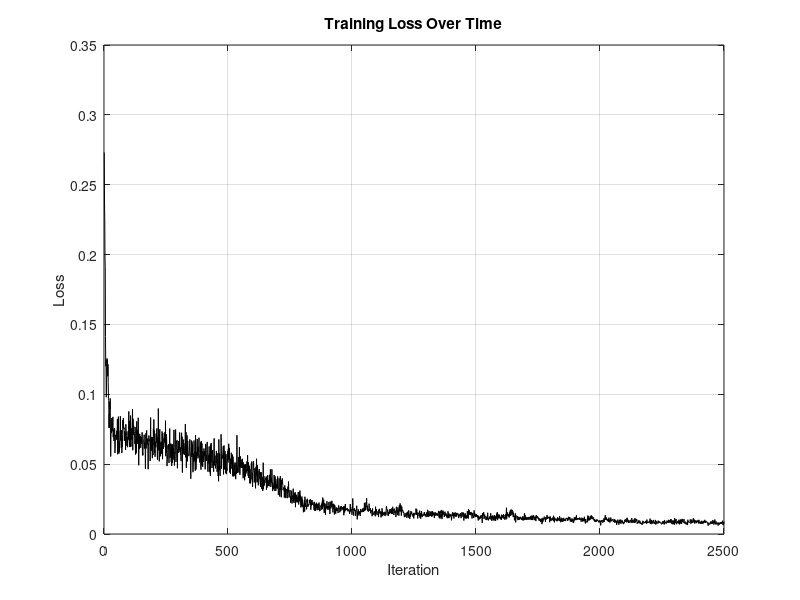

MATLAB code for this plot: (Note: this script raises an error after producing the figure.)
clear all
close all
clc
itrbdf2 = load('FHN_NeuralODE_TrainingLoss_ITRBDF2.mat', 'lossHistory');
figure(2)
plot(itrbdf2.lossHistory,'-k')
xlabel('Iteration')
ylabel('Loss')
title('Training Loss Over Time')
grid on

%% 5) Evaluation
itrbdf2dl = load('trainedFHN_NeuralODE_ITRBDF2.mat', 'dlnet');
% Parameters
a = 0.7;
b = 0.8;
epsilon = 0.08;
I = 0.5;

fhn = @(t, x) [
    x(1) - (1/3)*x(1)^3 - x(2) + I;
    epsilon * (x(1) + a - b*x(2))
];

x0 = [0; 0];
label = '[0 0]';
T = 50;
numTimeSteps = 1000;
t = linspace(0, T, numTimeSteps);
odeOptions = odeset('RelTol', 1e-9, 'AbsTol', 1e-10);
fhn = @(t, x) [
    x(1) - (1/3)*x(1)^3 - x(2) + I;
    epsilon * (x(1) + a - b*x(2))
];

% Predict and plot
[xPred, xTrue, err] = predictWithOde45(itrbdf2dl.dlnet, fhn, t, x0, odeOptions);
figure
plotTrueAndPredictedSolutions(xTrue, xPred, err, label);


%% Helper Functions
function [xPred, xTrue, error] = predictWithOde45(dlnet,fhn,tPred,x0Pred,odeOptions)
    [~, xTrue] = ode45(fhn, tPred, x0Pred, odeOptions);
    internalNeuralOdeLayer = dlnet.Layers(1);
    dlnetODEFcn = @(t,y) evaluateODE(internalNeuralOdeLayer, y);
    [~,xPred] = ode45(dlnetODEFcn, tPred, x0Pred, odeOptions);
    error = mean(abs(xTrue - xPred), 'all');
end

function plotTrueAndPredictedSolutions(xTrue, xPred, err, x0Str)
    % Convert width to inches (5.3 cm ≈ 2.087 inches)
    width_in = 5.3 / 2.54;
    height_in = width_in * 0.75;  % Adjust height (e.g., 4:3 ratio)

    fig = figure;
    set(fig, 'Units', 'inches', 'Position', [1 1 width_in height_in])
    set(fig, 'PaperUnits', 'inches', 'PaperPosition', [0 0 width_in height_in])

    % Plotting
    plot(xTrue(:,1), xTrue(:,2), 'k--', ...
         xPred(:,1), xPred(:,2), 'Color', [0.5 0.5 0.5], 'LineWidth', 1)

    % Formatting
    ax = gca;
    set(ax, 'FontName', 'Times New Roman', 'FontSize', 8)
    xlabel('v', 'FontName', 'Times New Roman', 'FontSize', 8)
    ylabel('w', 'FontName', 'Times New Roman', 'FontSize', 8)
    title("x_0 = " + x0Str + ", err = " + num2str(err), ...
        'FontName', 'Times New Roman', 'FontSize', 8)

    % legend('Ground truth', 'Predicted - I-TRBDF2', ...
    %     'Location', 'best', 'FontName', 'Times New Roman', 'FontSize', 8)

    grid on
end